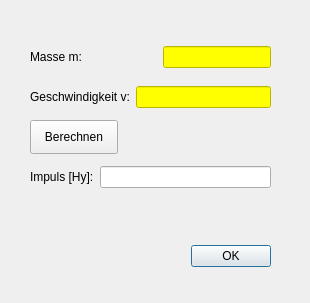
<?xml version="1.0" encoding="UTF-8"?>
<ui version="4.0">
 <class>dlgBerechneImpuls</class>
 <widget class="QDialog" name="dlgBerechneImpuls">
  <property name="geometry">
   <rect>
    <x>0</x>
    <y>0</y>
    <width>310</width>
    <height>303</height>
   </rect>
  </property>
  <property name="windowTitle">
   <string>Berechne Impuls</string>
  </property>
  <widget class="QDialogButtonBox" name="buttonBox">
   <property name="geometry">
    <rect>
     <x>30</x>
     <y>240</y>
     <width>241</width>
     <height>32</height>
    </rect>
   </property>
   <property name="orientation">
    <enum>Qt::Horizontal</enum>
   </property>
   <property name="standardButtons">
    <set>QDialogButtonBox::Ok</set>
   </property>
  </widget>
  <widget class="QPushButton" name="pbBerechne">
   <property name="geometry">
    <rect>
     <x>30</x>
     <y>120</y>
     <width>88</width>
     <height>34</height>
    </rect>
   </property>
   <property name="text">
    <string>Berechnen</string>
   </property>
  </widget>
  <widget class="QWidget" name="layoutWidget">
   <property name="geometry">
    <rect>
     <x>30</x>
     <y>40</y>
     <width>241</width>
     <height>34</height>
    </rect>
   </property>
   <layout class="QHBoxLayout" name="horizontalLayout">
    <item>
     <widget class="QLabel" name="lbMasse">
      <property name="text">
       <string>Masse m:</string>
      </property>
     </widget>
    </item>
    <item>
     <spacer name="horizontalSpacer">
      <property name="orientation">
       <enum>Qt::Horizontal</enum>
      </property>
      <property name="sizeHint" stdset="0">
       <size>
        <width>50</width>
        <height>20</height>
       </size>
      </property>
     </spacer>
    </item>
    <item>
     <widget class="QLineEdit" name="leMasse">
      <property name="styleSheet">
       <string notr="true">QLineEdit { background-color: yellow }</string>
      </property>
     </widget>
    </item>
   </layout>
  </widget>
  <widget class="QWidget" name="layoutWidget">
   <property name="geometry">
    <rect>
     <x>30</x>
     <y>80</y>
     <width>241</width>
     <height>34</height>
    </rect>
   </property>
   <layout class="QHBoxLayout" name="horizontalLayout_2">
    <item>
     <widget class="QLabel" name="lbGeschwindigkeit">
      <property name="text">
       <string>Geschwindigkeit v:</string>
      </property>
     </widget>
    </item>
    <item>
     <widget class="QLineEdit" name="leGeschwindigkeit">
      <property name="styleSheet">
       <string notr="true">QLineEdit { background-color: yellow }</string>
      </property>
     </widget>
    </item>
   </layout>
  </widget>
  <widget class="QWidget" name="layoutWidget">
   <property name="geometry">
    <rect>
     <x>30</x>
     <y>160</y>
     <width>241</width>
     <height>34</height>
    </rect>
   </property>
   <layout class="QHBoxLayout" name="horizontalLayout_3">
    <item>
     <widget class="QLabel" name="lbImpuls">
      <property name="text">
       <string>Impuls [Hy]:</string>
      </property>
     </widget>
    </item>
    <item>
     <widget class="QLineEdit" name="leImpulsErgebnis">
      <property name="readOnly">
       <bool>true</bool>
      </property>
     </widget>
    </item>
   </layout>
  </widget>
 </widget>
 <resources/>
 <connections>
  <connection>
   <sender>buttonBox</sender>
   <signal>accepted()</signal>
   <receiver>dlgBerechneImpuls</receiver>
   <slot>accept()</slot>
   <hints>
    <hint type="sourcelabel">
     <x>248</x>
     <y>254</y>
    </hint>
    <hint type="destinationlabel">
     <x>157</x>
     <y>274</y>
    </hint>
   </hints>
  </connection>
 </connections>
</ui>
